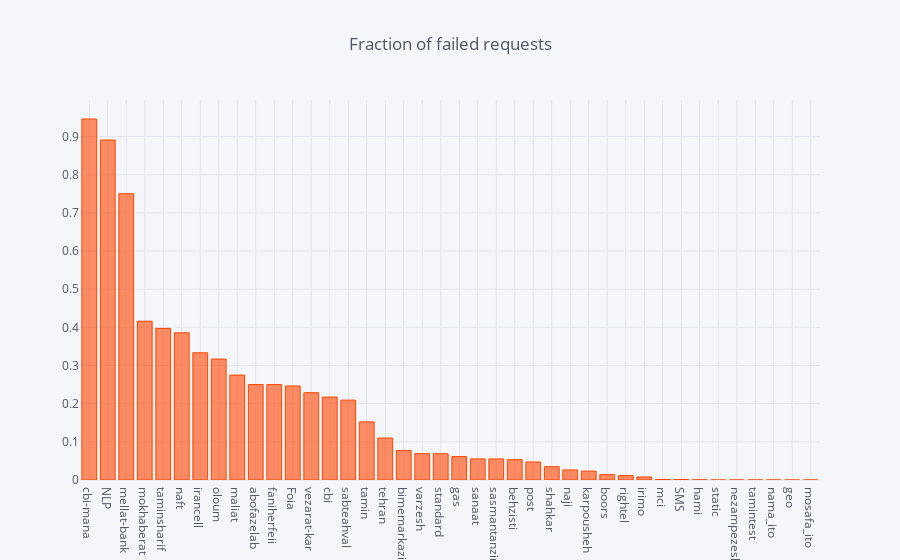

Notebook code for this chart:
### Code cell
logic.draw_request_counts('ratio')

### Figure 1 — Plotly figure (JSON) as saved in the notebook; plotly's stock layout.template omitted (floating-point values rounded to 4 significant figures)
{"data": [{"marker": {"color": "rgba(255, 69, 0, 0.6)", "line": {"color": "rgba(255, 69, 0, 1.0)", "width": 1}}, "name": "Failure", "orientation": "v", "text": "", "type": "bar", "uid": "99c72ca9-ac77-4b05-bbfc-c2f9fff7f399", "x": ["cbi-mana", "NLP", "mellat-bank", "mokhaberat", "taminsharif", "naft", "irancell", "oloum", "maliat", "abofazelab", "faniherfeii", "Foia", "vezarat-kar", "cbi", "sabteahval", "tamin", "tehran", "bimemarkazi", "varzesh", "standard", "gas", "sanaat", "sasmantanzim", "behzisti", "post", "shahkar", "naji", "karpousheh", "boors", "rightel", "irimo", "mci", "SMS", "hami", "static", "nezampezeshki", "tamintest", "nama_ito", "geo", "mosafa_ito"], "y": [0.9459, 0.8909, 0.75, 0.416, 0.3972, 0.3857, 0.3333, 0.317, 0.275, 0.25, 0.25, 0.2464, 0.2288, 0.2173, 0.2093, 0.1523, 0.11, 0.07724, 0.06896, 0.06885, 0.06138, 0.05531, 0.0552, 0.05328, 0.04719, 0.03486, 0.02632, 0.02329, 0.01403, 0.01152, 0.007904, 0.001313, 0.001292, 0.0003527, 0, 0, 0, 0, 0, 0]}], "layout": {"autosize": true, "legend": {"bgcolor": "#F5F6F9", "font": {"color": "#4D5663"}}, "paper_bgcolor": "#F5F6F9", "plot_bgcolor": "#F5F6F9", "title": {"font": {"color": "#4D5663"}, "text": "Fraction of failed requests"}, "xaxis": {"autorange": true, "gridcolor": "#E1E5ED", "range": [-0.5, 39.5], "showgrid": true, "tickfont": {"color": "#4D5663"}, "title": {"font": {"color": "#4D5663"}, "text": ""}, "type": "category", "zerolinecolor": "#E1E5ED"}, "yaxis": {"autorange": true, "gridcolor": "#E1E5ED", "range": [0, 0.9957], "showgrid": true, "tickfont": {"color": "#4D5663"}, "title": {"font": {"color": "#4D5663"}, "text": ""}, "type": "linear", "zerolinecolor": "#E1E5ED"}}}
